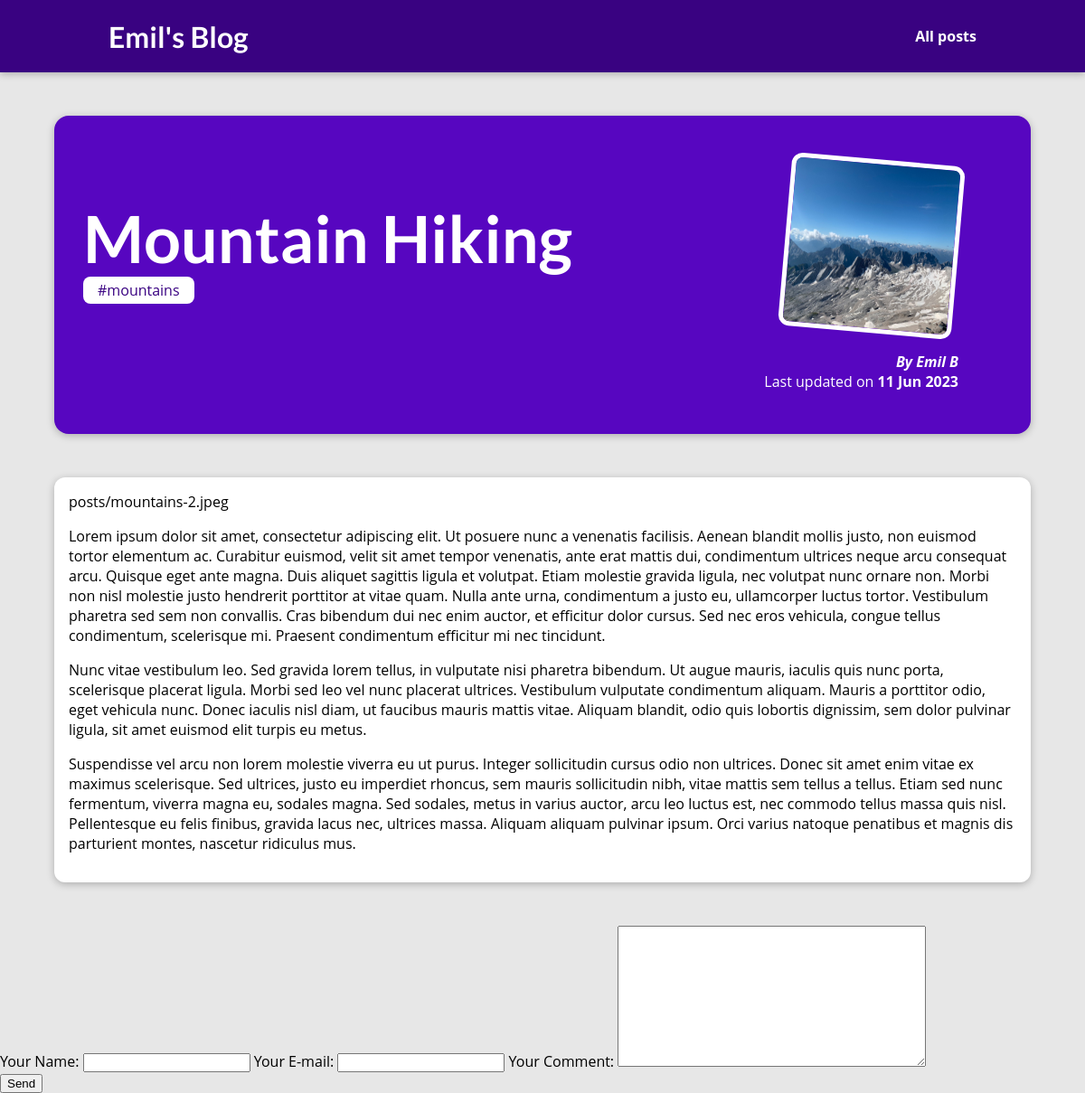
The app's page /posts/mountain-hiking with its own data.
### blog/models.py (models this page shows, shortened)
class Post(models.Model):
    title = models.CharField(max_length=254)
    excerpt = models.CharField(max_length=254)
    image = models.ImageField(upload_to="posts", blank=True, null=True, default="images/bach_emil.png",)
    date = models.DateField(auto_now=True)
    slug = models.SlugField(default="", blank=True, null=False, db_index=True, unique=True)
    content = models.TextField()
    tags = models.ManyToManyField(Tag)
    author = models.ForeignKey(Author, on_delete=models.SET_NULL, null=True, related_name="posts")

class Tag(models.Model):
    caption = models.CharField(max_length=80)

class Author(models.Model):
    first_name = models.CharField(max_length=80)
    last_name = models.CharField(max_length=80)
    email = models.EmailField(max_length=254)
    def __str__(self):
        return f"{self.first_name} {self.last_name}"

### blog/views.py (the view)
# urls.py: path("posts/<slug:slug>", views.PostDetailView.as_view(), name="post-detail-page")
class PostDetailView(DetailView):
    template_name = "blog/post-detail.html"
    model = Post
    context_object_name = "post_details"
    def get_context_data(self, **kwargs):
        context = super().get_context_data(**kwargs)
        context["post_tags"] = self.object.tags.all()
        context["comment_form"] = CommentForm()
        return context

### blog/forms.py
class CommentForm(forms.ModelForm):
    class Meta:
        model = Comment
        exclude = ["post"]
        labels = {
            "user_name": "Your Name",
            "email": "Your E-mail",
            "text": "Your Comment"
        }

### blog/templates/blog/post-detail.html (shortened to what this page needs)
{% extends 'base.html' %}
{% load static %}
{% block css_files %}
    <link rel="stylesheet" href="{% static "blog/post-detail.css" %}"/>
{% endblock %}
{% block content %}
    <section id="summary">
        <h2>{{ post_details.title }}</h2>
        <div>
            {% for tag in post_tags %}
                <span class="tag">{{ tag.caption }}</span>
            {% endfor %}
        </div>
        <article>
            <img src="{{ post_details.image.url }}" alt="{{ post_details.title }}" />
            <address>By <a href="mailto:{{ post_details.author.email }}">{{ post_details.author }}</a></address>
            <div>
                Last updated on <time>{{ post_details.date|date:"d M Y" }}</time>
            </div>
        </article>
    </section>
    <main>
        {{ post_details.image.name|cut:"images/" }}
        {{  post_details.content|linebreaks }}
    </main>
    <form method="POST" action="/">
            <div class="form-control {% if field.errors %}errors{% endif %}">
                {{ comment_form }}
            </div>
        <button type="submit">Send</button>
    </form>
{% endblock %}

### static/app.css (style rules this page uses)
* { box-sizing: border-box; }
html { font-family: 'Open Sans', 'Lato', sans-serif; }
body { margin: 0; }
h1, h2, h3 { font-family: 'Lato', sans-serif; font-weight: bold; }

### blog/static/blog/post-detail.css (style rules this page uses)
body { background-color: #e7e7e7; }
#summary { margin: 8rem auto 3rem auto; padding: 2rem; width: 90%; max-width: 90rem; border-radius: 16px; background-color: #5706c0; position: relative; box-shadow: 0 2px 8px rgba(0, 0, 0, 0.25); height: 22rem; }
#summary h2 { color: white; font-size: 4.5rem; margin-bottom: 0.25rem; }
#summary article { position: absolute; top: 2rem; right: 3rem; padding: 1rem 2rem; border-radius: 12px; text-align: right; color: white; }
#summary article img { width: 12rem; height: 12rem; border-radius: 12px; transform: rotateZ(5deg); border: 5px solid white; margin-bottom: 1rem; }
#summary address { font-weight: bold; }
#summary a { color: white; text-decoration: none; }
#summary time { font-weight: bold; }
main { width: 90%; max-width: 90rem; margin: 3rem auto; background-color: white; padding: 1rem; border-radius: 12px; box-shadow: 0 2px 8px rgba(0, 0, 0, 0.25); }
.tag { background-color: white; color: #390281; padding: 0.25rem 1rem; border-radius: 8px; }

### records on screen
Post: title "Mountain Hiking", image (picture), author "Emil B", date "11 Jun 2023", image.name "posts/mountains-2.jpeg", content "Lorem ipsum dolor sit amet, consectetur adipiscing elit. Ut posuere nunc a venenatis facilisis. Aenean blandit mollis justo, non euismod tortor elementum ac. Curabitur euismod, velit sit amet tempor venenatis, ante erat mattis dui, condimentum ultrices neque arcu consequat arcu. Quisque eget ante magna. Duis aliquet sagittis ligula et volutpat. Etiam molestie gravida ligula, nec volutpat nunc ornare non. Morbi non nisl molestie justo hendrerit porttitor at vitae quam. Nulla ante urna, condimentum a justo eu, ullamcorper luctus tortor. Vestibulum pharetra sed sem non convallis. Cras bibendum dui nec enim auctor, et efficitur dolor cursus. Sed nec eros vehicula, congue tellus condimentum,…"
Tag: caption "#mountains"
